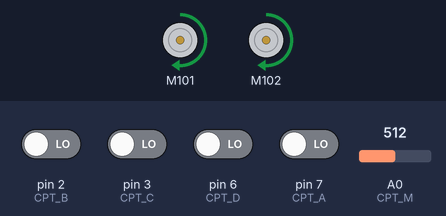
Recording of a sketch running on a simulated Arduino Uno, built with avr-gcc and run on an emulated ATmega328P. Shown: 2 × DC motor (green arrow = forward, orange = backward, longer = faster). The inputs (shaded band) are chosen by the test bench; at power-on: pin 2 (CPT_B), pin 3 (CPT_C), pin 6 (CPT_D), pin 7 (CPT_A) LOW, A0 (CPT_M) = 512. No radio packets arrive unless stated.

Above: at 1.2 s.
1.3 s: pin 2 (CPT_B) driven HIGH
At 1.6 s:
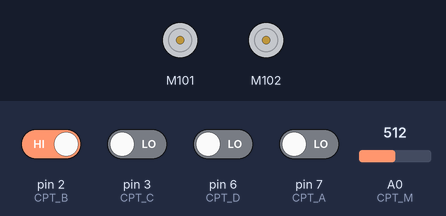
Timing chart, 0 to 4.3 s (numbered marks = the images above; inputs shaded):
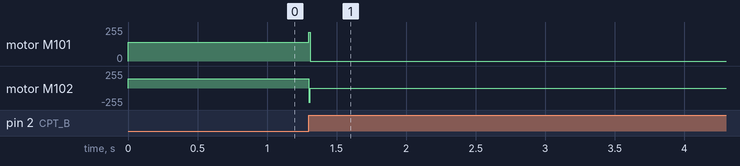

The sketch:

Arduino.ino
```cpp
/*
 *  Auteur      : Matthieu Carteron
 *  Langage     : Arduino
 *  Description : Le fichier principal permettant de diriger le robot
*/

// Inclusion des librairie :
#include "Grove_I2C_Motor_Driver.h"
#include "VirtualWire.h"

// Déclaration des constantes :
#define I2C 0x0f      // L'adresse des moteurs "Grove"

#define NB_M 22       // Le nombre de mesures possibles
#define NB_T 20       // Le nombre d'octets dans la trame
#define NB_S 16       // Le nombre de sommets du graphe
#define NB_A 4        // Le nombre maximum d'arêtes par sommets

#define AV_MAX 85     // La vitesse maximale des moteurs en avant (positive)
#define AV_MIN 55     // La vitesse minimale des moteurs en avant (positive)
#define AR_MAX -85    // La vitesse maximale des moteurs en arrière (négative)
#define AR_MIN -30    // La vitesse minimale des moteurs en arrière (négative)

#define CPT_A 7       // Le PIN correspondant au capteur A (sécurité gauche)
#define CPT_B 2       // Le PIN correspondant au capteur B (correction gauche)
#define CPT_C 3       // Le PIN correspondant au capteur C (correction droit)
#define CPT_D 6       // Le PIN correspondant au capteur D (sécurité droit)
#define CPT_M A0      // Le PIN correspondant au capteur de distance
#define CPT_EMT 5     // Le PIN correspondant à l'émetteur radio

#define SIL_DRA 285   // Le seuil pour avancer après une intersection
#define SIL_DRR 95    // Le seuil pour tourner après une intersection
#define SIL_DRP 1000  // Le seuil pour pivoter après une intersection
#define SIL_DRI 1300  // Le seuil pour pivoter à l'initialisation
#define SIL_IR 500    // Le seuil d'attente après une intersection
#define SIL_SEC 100   // Le seuil de sécurité pour détecter une intersection supplémentaire
#define SIL_IL 165    // Le seuil de détection d'une intersection en L
#define SIL_IT 50     // Le seuil de détection d'une intersection en T
#define SIL_CPT 4     // Le seuil d'incrémentation du compteur
#define SIL_MES 230   // Le seuil du capteur de distance
#define SIL_TPSP 5000 // Le seuil de validation maximum de mesure
#define SIL_TPSM 100  // Le seuil de validation minimum de mesure
#define VITESSE 0.003 // La vitesse approximative du véhicule (centimètres/intérations)

// Déclaration de la classe "Trame" représentant une trame de données :
class __attribute__((packed)) Trame
{
  public :
    // Permet de chiffrer les trames :
    void encoder()
    {
      // On chiffre les données numériques selon le protocole :
      dep *= 5;    dep *= dep;  dep -= 10;
      arr *= 5;    arr *= arr;  arr -= 10;
      mes *= 5.0f; mes *= mes;  mes -= 10.0f;
    }

    byte n;             // Le numéro de trame
    unsigned int dep;   // Le point de départ
    unsigned int arr;   // Le point d'arrivée

    float mes;          // La mesure

    unsigned short sum; // La somme de contrôle
};

// Déclaration de la classe "Point" représentant un point en 2D :
class Point
{
  public :
    Point* arete[NB_A]; // Les adresses des points accessibles (arêtes du graphe)
    Point* parent;      // L'adresse du point précédent dans la construction de chemin

    int x;              // Position X du point
    int y;              // Position Y du point

    float h;            // Heuristique du point par rapport au trajet à effectuer
    bool v;             // Si le point a déjà été vérifié

    // Constructeur :
    Point(int x, int y) : x(x), y(y)
    {
      for (register unsigned int i = 0; i < NB_A; i++)
        arete[i] = NULL;
    }
};

// Déclaration de la classe "Mesure" représentant un point en 2D :
class Mesure
{
  public :
    Point* arete[NB_A];   // Les adresses des points accessibles (arêtes du graphe)
    Point* parent;        // L'adresse du point précédent dans la construction de chemin

    byte depart;          // Point de départ de la mesure
    byte arrivee;         // Point d'arrivée de la mesure

    float d;              // Distance mesurée

    // Constructeur :
    Mesure(byte dep, byte arr, float mes) : depart(dep), arrivee(arr), d(mes)
    {
    }

    // Méthode "envoyer" afin d'envoyer la mesure via le protocole "ACAR_RKMR" :
    void envoyer(Trame* trame, unsigned int n)
    {
      trame->n = n;                           // On remplit le numéro de trame
      trame->dep = depart;                    // On remplit le numéro du point de départ
      trame->arr = arrivee;                   // On remplit le numéro du point d'arrivée
      trame->mes = d;                         // On remplit la mesure
      trame->sum = depart + arrivee;          // On remplit la somme de contrôle

      // On chiffre la trame :
      trame->encoder();
    }
};

// Déclaration de l'énumération "Phase" permettant de décrire les comportements du robot :
enum Phase
{
  PH_ARRET,
  PH_AVANT,
  PH_PIVOT
};

// Déclaration de l'énumération "Direction" permettant de décrire le chemin :
enum Direction
{
  DIR_DROIT,
  DIR_GAUCHE,
  DIR_DROITE,
  DIR_FIN
};

// Déclaration des variables globales :
Mesure* mesures[NB_M];    // Les mesures prises successivement
Point* graphe[NB_S];      // Le graphe consitué de sommets et d'arrêtes (points)
Direction chemin[NB_S];   // Le chemin à parcourir point par point

unsigned char ptCourant;  // Point sur lequel le robot se trouve
unsigned char mCourante;  // Mesure courante effectuée
unsigned int cpL;         // Compteur pour détecter une intersection en L
unsigned int cpI;         // Compteur pour détecter une intersection non-détectée
unsigned long temps;      // Temps durant lequel la mesure est effectuée
float angleCourant;       // Angle actuel du robot

Phase phase;              // La phase actuelle du robot

/*
 *  FONCTIONS NATIVES ARDUINO
*/

// Fonction "setup" exécutée au lancement :
void setup()
{
  // On initialise les moteurs et l'émetteur :
  Serial.begin(9600);
  Motor.begin(I2C);

  vw_set_tx_pin(CPT_EMT);
  vw_setup(2000);

  // On charge la carte :
  prepareCarte();

  // On prépare le trajet et on règle la phase initiale :
  if (prepareTrajet())
  {
    switch (chemin[0])
    {
      case DIR_DROIT  : phase = PH_AVANT; break;
      case DIR_GAUCHE : phase = PH_PIVOT; pivotGauche(); delay(SIL_DRI); break;
      case DIR_DROITE : phase = PH_PIVOT; pivotDroite(); delay(SIL_DRI); break;
    }
  }
  else
    phase = PH_ARRET;

  // On initialise les variables globales :
  cpL = 0;
  cpI = 0;
  temps = 0;
  angleCourant = PI * 2.0f;
}

// Fonction "loop" exécutée continuellement :
void loop()
{
  // On déclare les variables locales :
  boolean cpt_A;        // Capteur côté gauche
  boolean cpt_B;        // Capteur avant gauche
  boolean cpt_C;        // Capteur avant droit
  boolean cpt_D;        // Capteur côté droit

  int cpt_M;            // Capteur de distance

  if (phase != PH_ARRET)
  {
    // On lit les capteurs :
    lectureCapteurs(cpt_A, cpt_B, cpt_C, cpt_D, cpt_M);

    // On effectue les mouvements en fonction de la phase du véhicule :
    switch (phase)
    {
      case PH_AVANT :
        trajectoire(cpt_B, cpt_C, cpt_D, cpt_A);  // Corrige la trajectoire
        mesurer(cpt_M);                           // Effectue les mesures
        break;
      case PH_PIVOT : pivot(cpt_B, cpt_C); break;
    }

    // On remet progressivement les compteurs à zéro :
    if (cpL > 0)
      cpL--;

    if (cpI > 0)
      cpI--;
  }
}

/*
 *  FONCTIONS INPUT
*/

// Fonction "lectureCapteurs" permet de lire l'état des capteurs :
inline void lectureCapteurs(boolean& A, boolean& B, boolean& C, boolean& D, int& M)
{
  // Capteurs TOR :
  A = digitalRead(CPT_A) == HIGH ? true : false;
  B = digitalRead(CPT_B) == HIGH ? true : false;
  C = digitalRead(CPT_C) == HIGH ? true : false;
  D = digitalRead(CPT_D) == HIGH ? true : false;

  // Capteur "analogique" :
  M = analogRead(CPT_M);
}

/*
 *  FONCTIONS DEPLACEMENT BASIQUE
*/

// Fonction "trajectoire" permet d'exécuter les déplacements en fonction des capteurs B et C :
inline void trajectoire(boolean R, boolean L, boolean RS, boolean LS)
{
  if (!R && !L)
    avance();
  else if (R && !L)
  {
    pivotDroite();

    // On détecte si le véhicule se trouve à une intersection en L :
    cpL += SIL_CPT;
    if (cpL > SIL_IL)
      pointSuivant();
  }
  else if (L && !R)
  {
    pivotGauche();

    // On détecte si le véhicule se trouve à une intersection en L :
    cpL += SIL_CPT;
    if (cpL > SIL_IL)
      pointSuivant();
  }
  else if (R && L)
  {
    // On teste une intersection :
    if (cpL < SIL_IT)
      intersection(false);
  }

  if (cpI == 0)
  {
    // On teste une intersection supplémentaire :
    if (RS || LS)
      intersection(true);
  }
  else
  {
    // On rectifie une mauvaise manoeuvre :
    if (chemin[ptCourant] == DIR_DROITE && RS)
    {
      pivotDroite();
      delay(SIL_DRP);
    }
    else if (chemin[ptCourant] == DIR_GAUCHE && LS)
    {
      pivotGauche();
      delay(SIL_DRP);
    }
  }
}

// Fonction "pivot" permet de pivoter en fonction des capteurs B et C :
void pivot(boolean R, boolean L)
{
  if (!R && !L)
  {
    // Le robot est de nouveau sur une ligne droite :
    phase = PH_AVANT;
    avance();
  }
  else
  {
    // On fait tourner le robot :
    switch (chemin[ptCourant])
    {
      case DIR_GAUCHE : tourneGauche(); break;
      case DIR_DROITE : tourneDroite(); break;
    }
  }
}

// Fonction "avance" permet de se déplacer tout droit :
void avance()
{
  Motor.speed(MOTOR1, AV_MIN);
  Motor.speed(MOTOR2, AV_MIN);
}

// Fonction "recule" permet de se déplacer en marche-arrière :
void recule()
{
  Motor.speed(MOTOR1, AR_MIN);
  Motor.speed(MOTOR2, AR_MIN);
}

// Fonction "arrete" permet de s'arrêter :
void arrete()
{
  Motor.stop(MOTOR1);
  Motor.stop(MOTOR2);
}

// Fonction "tourneDroite" permet de tourner vers la droite :
void tourneDroite()
{
  // On inverse les vitesses des moteurs :
  Motor.speed(MOTOR1, AV_MAX);
  Motor.speed(MOTOR2, AR_MIN);
}

// Fonction "tourneGauche" permet de tourner vers la gauche :
void tourneGauche()
{
  // On inverse les vitesses des moteurs :
  Motor.speed(MOTOR1, AR_MIN);
  Motor.speed(MOTOR2, AV_MAX);
}

// Fonction "pivotDroite" permet de pivoter vers la droite :
void pivotDroite()
{
  // On inverse les vitesses des moteurs :
  Motor.speed(MOTOR1, AV_MAX);
  Motor.speed(MOTOR2, AR_MAX);
}

// Fonction "pivotGauche" permet de pivoter vers la gauche :
void pivotGauche()
{
  // On inverse les vitesses des moteurs :
  Motor.speed(MOTOR1, AR_MAX);
  Motor.speed(MOTOR2, AV_MAX);
}

/*
 *  FONCTIONS DE MESURE
*/

// Fonction "mesurer" permet de prendre les mesures grâce au capteur de distance :
void mesurer(int cpt_M)
{
  // On teste si les mesures ne sont pas pleines :
  if (mCourante >= NB_M)
    return;

  if (cpt_M > SIL_MES)
  {
    // On incrémente le chronomètre pour mesurer le temps :
    temps++;
  }
  else
  {
    // On teste si le temps est valide :
    if (temps < SIL_TPSM || temps > SIL_TPSP)
      return;

    // On calcule la distance :
    mesures[mCourante] = new Mesure(ptCourant, ptCourant + 1, temps * VITESSE);
    mCourante++;

    // On remet le chronomètre à zéro :
    temps = 0;
  }
}

/*
 *  FONCTIONS DE COMMUNICATION
*/

// Fonction "emettre" permet d'émettre les mesures par liaison radio :
void emettre()
{
  // On déclare les variables locales :
  Trame trame;              // Trame à transmettre (15 octets)

  // On envoie l'en-tête :
  vw_send((uint8_t*)"ACAR_RKMR", 10);
  vw_wait_tx();

  // On envoie successivement chacune des trames :
  /*for (register unsigned int i = 0; i < mCourante-1; i++)
  {
    mesures[i]->envoyer(&trame, i);

    vw_send((uint8_t*)&trame, sizeof(Trame));
    vw_wait_tx();
  }*/

  // On envoie le signal de fin de transmission :
  vw_send((uint8_t*)"TRA_FIN", 8);
  vw_wait_tx();
}

/*
 *  FONCTIONS PATH-FINDING
*/

// Fonction "prepareCarte" permet de charger la carte dans la mémoire :
inline void prepareCarte()
{
  // Remplit la carte des points (sommets du graphe) :
  graphe[0]  = new Point(0, 0);
  graphe[1]  = new Point(4, 0);
  graphe[2]  = new Point(0, 3);
  graphe[3]  = new Point(12, 0);
  graphe[4]  = new Point(4, 3);
  graphe[5]  = new Point(0, 7);
  graphe[6]  = new Point(15, 0);
  graphe[7]  = new Point(12, 3);
  graphe[8]  = new Point(15, 7);
  graphe[9]  = new Point(0, 12);
  graphe[10] = new Point(17, 0);
  graphe[11] = new Point(17, 7);
  graphe[12] = new Point(4, 12);
  graphe[13] = new Point(4, 9);
  graphe[14] = new Point(15, 12);
  graphe[15] = new Point(15, 9);

  // Créé les accès entre les points (arêtes du graphe) :
  graphe[0]->arete[0] = graphe[1];
  graphe[0]->arete[1] = graphe[2];

  graphe[1]->arete[0] = graphe[0];
  graphe[1]->arete[1] = graphe[3];
  graphe[1]->arete[2] = graphe[4];

  graphe[2]->arete[0] = graphe[0];
  graphe[2]->arete[1] = graphe[4];
  graphe[2]->arete[2] = graphe[5];

  graphe[3]->arete[0] = graphe[1];
  graphe[3]->arete[1] = graphe[6];
  graphe[3]->arete[2] = graphe[7];

  graphe[4]->arete[0] = graphe[1];
  graphe[4]->arete[1] = graphe[2];
  graphe[4]->arete[2] = graphe[7];

  graphe[5]->arete[0] = graphe[2];
  graphe[5]->arete[1] = graphe[8];
  graphe[5]->arete[2] = graphe[9];

  graphe[6]->arete[0] = graphe[3];
  graphe[6]->arete[1] = graphe[8];
  graphe[6]->arete[2] = graphe[10];

  graphe[7]->arete[0] = graphe[3];
  graphe[7]->arete[1] = graphe[4];

  graphe[8]->arete[0] = graphe[5];
  graphe[8]->arete[1] = graphe[6];
  graphe[8]->arete[2] = graphe[11];
  graphe[8]->arete[3] = graphe[15];

  graphe[9]->arete[0] = graphe[5];
  graphe[9]->arete[1] = graphe[12];

  graphe[10]->arete[0] = graphe[6];
  graphe[10]->arete[1] = graphe[11];

  graphe[11]->arete[0] = graphe[8];
  graphe[11]->arete[1] = graphe[10];
  graphe[12]->arete[2] = graphe[14];

  graphe[12]->arete[0] = graphe[9];
  graphe[12]->arete[1] = graphe[13];
  graphe[12]->arete[2] = graphe[14];

  graphe[13]->arete[0] = graphe[12];
  graphe[13]->arete[1] = graphe[15];

  graphe[14]->arete[0] = graphe[11];
  graphe[14]->arete[1] = graphe[12];

  graphe[15]->arete[0] = graphe[8];
  graphe[15]->arete[1] = graphe[13];
}

// Fonction "prepareTrajet" permet de construire un chemin par défaut pour la découverte :
bool prepareTrajet()
{
  // On met le point courant et la mesure courante à zéro :
  ptCourant = 0;
  mCourante = 0;

  // On construit le chemin (exemple) :
  chemin[0] = DIR_DROIT;
  chemin[1] = DIR_FIN;

  return true;

  // On construit le chemin :
  return trouverChemin(graphe[0], graphe[8]);
}

// Fonction "preparePoints" permet de vider les parents en vue d'une découverte de chemin :
inline void preparePoints()
{
  // On vide les données :
  for (register unsigned int i = 0; i < NB_S; i++)
  {
    graphe[i]->parent = NULL;
    graphe[i]->h = 0.0f;
    graphe[i]->v = false;
  }

  // On remet le point courant à zéro :
  ptCourant = 0;
}

// Fonction "intersection" permet de réagir en fonction de l'intersection :
void intersection(boolean sec)
{
  // On arrête le véhicule un moment :
  arrete();

  delay(SIL_IR);

  // On réagit en fonction de la prochaine étape du chemin :
  if (sec)
  {
    switch (chemin[ptCourant+1])
    {
      case DIR_DROIT  : phase = PH_AVANT; avance(); break;
      case DIR_GAUCHE : phase = PH_PIVOT; pivotGauche(); delay(SIL_DRP); break;
      case DIR_DROITE : phase = PH_PIVOT; pivotDroite(); delay(SIL_DRP); break;
      case DIR_FIN    : phase = PH_ARRET; arrete(); emettre(); break;
    }
  }
  else
  {
    switch (chemin[ptCourant+1])
    {
      case DIR_DROIT  : phase = PH_AVANT; avance(); delay(SIL_DRA); break;
      case DIR_GAUCHE : phase = PH_PIVOT; tourneGauche(); delay(SIL_DRR); break;
      case DIR_DROITE : phase = PH_PIVOT; tourneDroite(); delay(SIL_DRR); break;
      case DIR_FIN    : phase = PH_ARRET; arrete(); emettre(); break;
    }
  }

  // On incrémente le point courant :
  ptCourant++;

  // On initialise les compteurs :
  cpL = 0;
  cpI = SIL_SEC;
  temps = 0;
}

// Fonction "pointSuivant" permet de passer au point suivant :
void pointSuivant()
{
  // Si le circuit est terminé :
  if (chemin[ptCourant+1] == DIR_FIN)
  {
    phase = PH_ARRET;

    arrete();
    emettre();
  }

  // On incrémente le point courant :
  ptCourant++;

  // On remet les compteurs à zéro :
  cpL = 0;
  temps = 0;
}

// Fonction "trouverChemin" permet de découvrir le chemin de "dep" vers "dest" :
bool trouverChemin(Point* dep, Point* dest)
{
  // On déclare les variables locales :
  Point* ouvert[NB_S];      // Les points à vérifier dans la recherche (se remplissant peu à peu)

  Point* courant;           // Le point étudié en cours
  Point* accessible;        // Le point accessible par le point courant étudié en cours

  unsigned int ouverts = 1; // La taille de la liste "ouvert"
  unsigned int lecteur = 0; // Le curseur de lecture de la liste "ouvert"
  float distance;           // La distance entre le point en cours et la destination

  // Variables temporaires :
  bool dedans;
  unsigned int x, y;
  register unsigned int i, j;

  // On ajoute le point de départ :
  ouvert[0] = dep;

  // On prépare les données :
  preparePoints();

  // Tant que la liste des graphe ouvert n'est pas vide :
  while (ouverts > 0)
  {
    // On récupère le dernier point :
    courant = ouvert[lecteur];
    lecteur++;

    // Si le point en cours est l'arrivée, on arrête la recherche :
    if (courant == dest)
    {
      construireChemin(dep, courant);
      return true;
    }

    // On calcule l'heuristique (distance entre le point courant et la destination) :
    x = (courant->x - dest->x);
    y = (courant->y - dest->y);
    distance = sqrt(x * x + y * y);

    // On teste tous les points accessibles :
    for (i = 0; i < NB_A; i++)
    {
      // On récupère le point accessible :
      accessible = courant->arete[i];

      // Si le point n'a plus d'autres accessibles :
      if (accessible == NULL)
        break;

      // On vérifie si le point a été vérifié :
      if (accessible->v)
        continue;

      // On compare les heuristiques (distances) pour éviter les détours importants :
      x = (accessible->x - dest->x);
      y = (accessible->y - dest->y);
      if (distance <= sqrt(x * x + y * y))
        continue;

      // On configure le parent pour la reconstruction du chemin :
      accessible->parent = courant;

      // On vérifie si le point ne se trouve pas déjà dans la liste des chemins ouverts :
      dedans = false;
      for (j = 0; j < ouverts; j++)
      {
        if (ouvert[j] == accessible)
          dedans = true;
      }

      // Sinon, on l'ajoute :
      if (!dedans)
      {
        ouvert[ouverts] = accessible;
        ouverts++;
      }
    }

    // On marque le point comme vérifié :
    courant->v = true;
  }

  // La découverte a échouée, point inaccessible :
  return false;
}

// Fonction "construireChemin" permet de reconstruire un chemin à partir des parents :
void construireChemin(Point* dep, Point* pt)
{
  // On déclare les variables locales :
  Point* sommet[NB_S];      // Les points successifs du chemin inverse
  Point* a = dep;           // Le point actuel
  Point* b;                 // Le point suivant
  float angle;              // L'angle calculé
  float delta;              // La différence d'angle
  unsigned int sommets = 0; // Le nombre de sommets dans le chemin

  // On construit le chemin en remontant les parents :
  do
  {
    sommet[sommets] = pt;

    pt = pt->parent;
    sommets++;
  }
  while (pt != NULL && pt != dep);

  // On détermines les mouvements simplifiés du robot :
  for (register unsigned int i = 0; i < sommets; i++)
  {
    // Détermination de l'angle à prendre :
    b = sommet[sommets - i - 1];
    angle = atan2(a->y - b->y, a->x - b->x);
    delta = angle - angleCourant;

    // On compare afin de déterminer la direction à prendre :
    if (delta > 1.0)
      chemin[i] = DIR_DROITE;
    else if (delta < -1.0)
      chemin[i] = DIR_GAUCHE;
    else
      chemin[i] = DIR_DROIT;

    // On assigne en vue des prochains calculs :
    angleCourant = angle;
    a = b;
  }

  // On insère la fin du parcours si possible :
  chemin[sommets] = DIR_FIN;
}
```

Measured:
- after the input at 1.3 s, motor M101, motor M102: forward 140/255 → stopped at once
